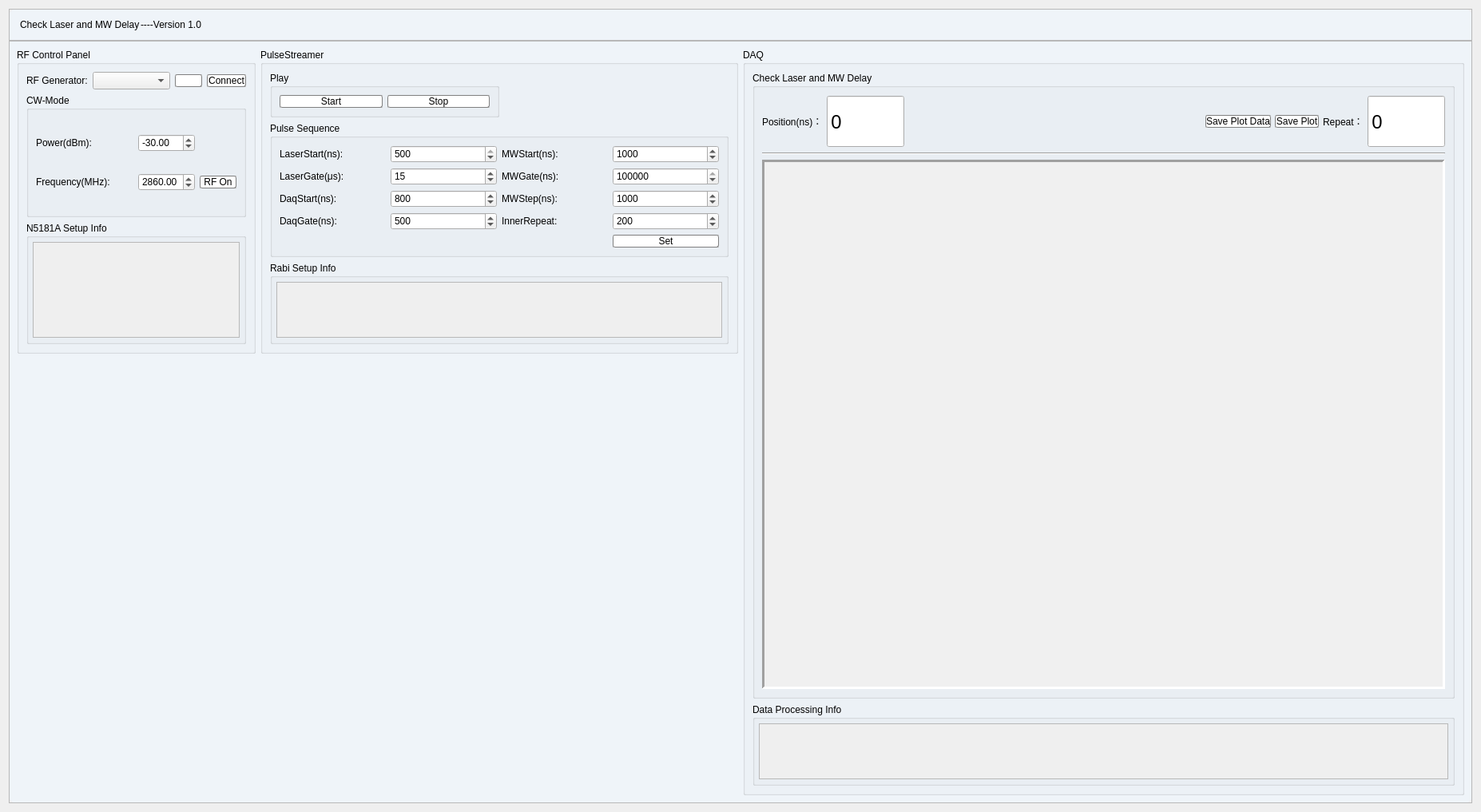
<?xml version="1.0" encoding="UTF-8"?>
<ui version="4.0">
 <class>Form</class>
 <widget class="QWidget" name="Form">
  <property name="geometry">
   <rect>
    <x>0</x>
    <y>0</y>
    <width>1854</width>
    <height>1017</height>
   </rect>
  </property>
  <property name="sizePolicy">
   <sizepolicy hsizetype="Fixed" vsizetype="Fixed">
    <horstretch>0</horstretch>
    <verstretch>0</verstretch>
   </sizepolicy>
  </property>
  <property name="windowTitle">
   <string>Form</string>
  </property>
  <property name="styleSheet">
   <string notr="true">QWidget#Form{
	border-radius:10px;
}

QWidget#mainwidget{
	background-color: rgba(239, 244, 249, 0);
	border-radius:10px;
}
QFrame#mainframe{
	background-color: rgba(239, 244, 249, 255);
	border-radius:10px;
}
QGroupBox{
	border-width: 2px;
	
	font: 25 9pt &quot;Microsoft YaHei UI Light&quot;;
}
QPushButton{
	background-color: rgb(255, 255, 255);
	border-radius: 2px;
	border: 1px groove gray;
	font: 63 9pt &quot;Nunito Sans SemiBold&quot;;
}
QTabWidget{
	font: 63 9pt &quot;Nunito Sans SemiBold&quot;;
}
QLabel{
	font: 9pt &quot;Microsoft YaHei UI&quot;;
}
QComboBox{
	
	font: 9pt &quot;Menlo for Powerline&quot;;
}
</string>
  </property>
  <layout class="QVBoxLayout" name="verticalLayout_19" stretch="0">
   <item>
    <widget class="QWidget" name="mainwidget" native="true">
     <property name="styleSheet">
      <string notr="true"/>
     </property>
     <layout class="QVBoxLayout" name="verticalLayout_5">
      <property name="spacing">
       <number>0</number>
      </property>
      <property name="leftMargin">
       <number>0</number>
      </property>
      <property name="topMargin">
       <number>0</number>
      </property>
      <property name="rightMargin">
       <number>0</number>
      </property>
      <property name="bottomMargin">
       <number>0</number>
      </property>
      <item>
       <widget class="QFrame" name="mainframe">
        <property name="styleSheet">
         <string notr="true"/>
        </property>
        <property name="frameShape">
         <enum>QFrame::StyledPanel</enum>
        </property>
        <property name="frameShadow">
         <enum>QFrame::Raised</enum>
        </property>
        <layout class="QVBoxLayout" name="verticalLayout">
         <property name="spacing">
          <number>0</number>
         </property>
         <property name="leftMargin">
          <number>0</number>
         </property>
         <property name="topMargin">
          <number>0</number>
         </property>
         <property name="rightMargin">
          <number>0</number>
         </property>
         <property name="bottomMargin">
          <number>0</number>
         </property>
         <item>
          <widget class="QFrame" name="frame">
           <property name="sizePolicy">
            <sizepolicy hsizetype="Preferred" vsizetype="Preferred">
             <horstretch>0</horstretch>
             <verstretch>1</verstretch>
            </sizepolicy>
           </property>
           <property name="minimumSize">
            <size>
             <width>0</width>
             <height>40</height>
            </size>
           </property>
           <property name="baseSize">
            <size>
             <width>0</width>
             <height>0</height>
            </size>
           </property>
           <property name="styleSheet">
            <string notr="true"/>
           </property>
           <property name="frameShape">
            <enum>QFrame::StyledPanel</enum>
           </property>
           <property name="frameShadow">
            <enum>QFrame::Raised</enum>
           </property>
           <layout class="QHBoxLayout" name="horizontalLayout_2" stretch="0,0,0,80,3,3,3">
            <property name="spacing">
             <number>1</number>
            </property>
            <property name="leftMargin">
             <number>5</number>
            </property>
            <property name="topMargin">
             <number>1</number>
            </property>
            <property name="rightMargin">
             <number>1</number>
            </property>
            <property name="bottomMargin">
             <number>1</number>
            </property>
            <item>
             <widget class="QLabel" name="label_2">
              <property name="text">
               <string/>
              </property>
              <property name="pixmap">
               <pixmap resource="resources.qrc">:/my_icons/images/icons/window_title_icon.png</pixmap>
              </property>
             </widget>
            </item>
            <item>
             <widget class="QLabel" name="label">
              <property name="sizePolicy">
               <sizepolicy hsizetype="Preferred" vsizetype="Preferred">
                <horstretch>0</horstretch>
                <verstretch>0</verstretch>
               </sizepolicy>
              </property>
              <property name="font">
               <font>
                <family>Microsoft YaHei UI</family>
                <pointsize>9</pointsize>
                <weight>50</weight>
                <italic>false</italic>
                <bold>false</bold>
               </font>
              </property>
              <property name="styleSheet">
               <string notr="true"/>
              </property>
              <property name="text">
               <string>Check Laser and MW Delay</string>
              </property>
             </widget>
            </item>
            <item>
             <widget class="QLabel" name="label_6">
              <property name="text">
               <string>----Version 1.0</string>
              </property>
             </widget>
            </item>
            <item>
             <spacer name="horizontalSpacer_2">
              <property name="orientation">
               <enum>Qt::Horizontal</enum>
              </property>
              <property name="sizeHint" stdset="0">
               <size>
                <width>40</width>
                <height>20</height>
               </size>
              </property>
             </spacer>
            </item>
            <item>
             <widget class="QPushButton" name="min_btn">
              <property name="sizePolicy">
               <sizepolicy hsizetype="Minimum" vsizetype="Fixed">
                <horstretch>0</horstretch>
                <verstretch>0</verstretch>
               </sizepolicy>
              </property>
              <property name="maximumSize">
               <size>
                <width>60</width>
                <height>30</height>
               </size>
              </property>
              <property name="styleSheet">
               <string notr="true">QPushButton {	
	border: none;
	border-radius: 2px;
	background-color: rgba(239, 244, 249, 0);
}
QPushButton:hover {
	background-color: rgba(160, 160, 160,100);
}
QPushButton:pressed {	
	background-color: transparent;
}
</string>
              </property>
              <property name="text">
               <string/>
              </property>
              <property name="icon">
               <iconset resource="resources.qrc">
                <normaloff>:/my_icons/images/icons/min.svg</normaloff>:/my_icons/images/icons/min.svg</iconset>
              </property>
             </widget>
            </item>
            <item>
             <widget class="QPushButton" name="max_btn">
              <property name="sizePolicy">
               <sizepolicy hsizetype="Minimum" vsizetype="Fixed">
                <horstretch>0</horstretch>
                <verstretch>0</verstretch>
               </sizepolicy>
              </property>
              <property name="maximumSize">
               <size>
                <width>60</width>
                <height>30</height>
               </size>
              </property>
              <property name="styleSheet">
               <string notr="true">QPushButton {	
	border: none;
	border-radius: 2px;
	background-color: rgba(239, 244, 249, 0);
}
QPushButton:hover {
	background-color: rgba(160, 160, 160,100);
}
QPushButton:pressed {	
	background-color: transparent;
}</string>
              </property>
              <property name="text">
               <string/>
              </property>
              <property name="icon">
               <iconset resource="resources.qrc">
                <normaloff>:/my_icons/images/icons/max.svg</normaloff>:/my_icons/images/icons/max.svg</iconset>
              </property>
              <property name="iconSize">
               <size>
                <width>20</width>
                <height>20</height>
               </size>
              </property>
             </widget>
            </item>
            <item>
             <widget class="QPushButton" name="close_btn">
              <property name="sizePolicy">
               <sizepolicy hsizetype="Minimum" vsizetype="Fixed">
                <horstretch>0</horstretch>
                <verstretch>0</verstretch>
               </sizepolicy>
              </property>
              <property name="maximumSize">
               <size>
                <width>60</width>
                <height>30</height>
               </size>
              </property>
              <property name="styleSheet">
               <string notr="true">QPushButton {	
	border: none;
	border-radius: 2px;
	background-color: rgba(239, 244, 249, 0);
}
QPushButton:hover {
	background-color: rgba(196, 43, 28,200);
}
QPushButton:pressed {	
	background-color: transparent;
}</string>
              </property>
              <property name="text">
               <string/>
              </property>
              <property name="icon">
               <iconset resource="resources.qrc">
                <normaloff>:/my_icons/images/icons/close_btn.svg</normaloff>:/my_icons/images/icons/close_btn.svg</iconset>
              </property>
             </widget>
            </item>
           </layout>
          </widget>
         </item>
         <item>
          <widget class="QFrame" name="frame_2">
           <property name="sizePolicy">
            <sizepolicy hsizetype="Preferred" vsizetype="Preferred">
             <horstretch>0</horstretch>
             <verstretch>100</verstretch>
            </sizepolicy>
           </property>
           <property name="styleSheet">
            <string notr="true">QPushButton:hover {
	background-color: rgba(160, 160, 160,100);
}
QPushButton:pressed {	
	background-color: transparent;
}</string>
           </property>
           <property name="frameShape">
            <enum>QFrame::StyledPanel</enum>
           </property>
           <property name="frameShadow">
            <enum>QFrame::Raised</enum>
           </property>
           <layout class="QHBoxLayout" name="horizontalLayout_3">
            <item>
             <layout class="QVBoxLayout" name="verticalLayout_2">
              <item>
               <layout class="QHBoxLayout" name="horizontalLayout_7" stretch="1,2">
                <item>
                 <widget class="QGroupBox" name="groupBox_3">
                  <property name="styleSheet">
                   <string notr="true"/>
                  </property>
                  <property name="title">
                   <string>RF Control Panel</string>
                  </property>
                  <layout class="QVBoxLayout" name="verticalLayout_4">
                   <item>
                    <layout class="QHBoxLayout" name="horizontalLayout" stretch="3,4,1,2">
                     <item>
                      <widget class="QLabel" name="label_4">
                       <property name="text">
                        <string>RF Generator:</string>
                       </property>
                      </widget>
                     </item>
                     <item>
                      <widget class="QComboBox" name="rf_cbx"/>
                     </item>
                     <item>
                      <widget class="QPushButton" name="rf_visa_rst_btn">
                       <property name="text">
                        <string/>
                       </property>
                       <property name="icon">
                        <iconset resource="resources.qrc">
                         <normaloff>:/my_icons/images/icons/restore.svg</normaloff>:/my_icons/images/icons/restore.svg</iconset>
                       </property>
                       <property name="iconSize">
                        <size>
                         <width>20</width>
                         <height>25</height>
                        </size>
                       </property>
                      </widget>
                     </item>
                     <item>
                      <widget class="QPushButton" name="rf_connect_btn">
                       <property name="styleSheet">
                        <string notr="true">QPushButton{
	font: 10pt &quot;Yu Gothic UI&quot;;	

}</string>
                       </property>
                       <property name="text">
                        <string>Connect</string>
                       </property>
                       <property name="icon">
                        <iconset resource="resources.qrc">
                         <normaloff>:/my_icons/images/icons/connect.svg</normaloff>:/my_icons/images/icons/connect.svg</iconset>
                       </property>
                       <property name="iconSize">
                        <size>
                         <width>20</width>
                         <height>25</height>
                        </size>
                       </property>
                      </widget>
                     </item>
                    </layout>
                   </item>
                   <item>
                    <widget class="QGroupBox" name="groupBox_13">
                     <property name="title">
                      <string>CW-Mode</string>
                     </property>
                     <layout class="QGridLayout" name="gridLayout_4">
                      <item row="0" column="0">
                       <widget class="QLabel" name="label_17">
                        <property name="text">
                         <string>Power(dBm):</string>
                        </property>
                       </widget>
                      </item>
                      <item row="1" column="0" colspan="2">
                       <widget class="QLabel" name="label_18">
                        <property name="text">
                         <string>Frequency(MHz):</string>
                        </property>
                       </widget>
                      </item>
                      <item row="1" column="2">
                       <widget class="QDoubleSpinBox" name="cw_freq_spbx">
                        <property name="minimum">
                         <double>100.000000000000000</double>
                        </property>
                        <property name="maximum">
                         <double>6000.000000000000000</double>
                        </property>
                        <property name="singleStep">
                         <double>0.100000000000000</double>
                        </property>
                        <property name="value">
                         <double>2860.000000000000000</double>
                        </property>
                       </widget>
                      </item>
                      <item row="1" column="3">
                       <widget class="QPushButton" name="rf_ply_stp_btn">
                        <property name="text">
                         <string>RF On</string>
                        </property>
                        <property name="icon">
                         <iconset resource="resources.qrc">
                          <normaloff>:/my_icons/images/icons/play.svg</normaloff>:/my_icons/images/icons/play.svg</iconset>
                        </property>
                        <property name="iconSize">
                         <size>
                          <width>20</width>
                          <height>25</height>
                         </size>
                        </property>
                       </widget>
                      </item>
                      <item row="0" column="2">
                       <widget class="QDoubleSpinBox" name="cw_power_spbx">
                        <property name="minimum">
                         <double>-50.000000000000000</double>
                        </property>
                        <property name="maximum">
                         <double>10.000000000000000</double>
                        </property>
                        <property name="singleStep">
                         <double>0.100000000000000</double>
                        </property>
                        <property name="value">
                         <double>-30.000000000000000</double>
                        </property>
                       </widget>
                      </item>
                     </layout>
                    </widget>
                   </item>
                   <item>
                    <widget class="QGroupBox" name="groupBox_6">
                     <property name="title">
                      <string>N5181A Setup Info</string>
                     </property>
                     <layout class="QGridLayout" name="gridLayout_2">
                      <property name="leftMargin">
                       <number>5</number>
                      </property>
                      <property name="topMargin">
                       <number>5</number>
                      </property>
                      <property name="rightMargin">
                       <number>5</number>
                      </property>
                      <property name="bottomMargin">
                       <number>5</number>
                      </property>
                      <item row="0" column="0">
                       <widget class="QScrollArea" name="rf_scroll">
                        <property name="sizePolicy">
                         <sizepolicy hsizetype="Minimum" vsizetype="Minimum">
                          <horstretch>0</horstretch>
                          <verstretch>0</verstretch>
                         </sizepolicy>
                        </property>
                        <property name="widgetResizable">
                         <bool>true</bool>
                        </property>
                        <widget class="QWidget" name="scrollAreaWidgetContents">
                         <property name="geometry">
                          <rect>
                           <x>0</x>
                           <y>0</y>
                           <width>264</width>
                           <height>78</height>
                          </rect>
                         </property>
                         <layout class="QVBoxLayout" name="verticalLayout_7">
                          <item>
                           <widget class="QLabel" name="rf_msg">
                            <property name="text">
                             <string/>
                            </property>
                           </widget>
                          </item>
                         </layout>
                        </widget>
                       </widget>
                      </item>
                     </layout>
                    </widget>
                   </item>
                  </layout>
                 </widget>
                </item>
                <item>
                 <widget class="QGroupBox" name="groupBox">
                  <property name="title">
                   <string>PulseStreamer</string>
                  </property>
                  <layout class="QVBoxLayout" name="verticalLayout_6">
                   <item>
                    <layout class="QHBoxLayout" name="horizontalLayout_5" stretch="1,1">
                     <item>
                      <widget class="QGroupBox" name="groupBox_4">
                       <property name="title">
                        <string>Play</string>
                       </property>
                       <layout class="QGridLayout" name="gridLayout_3">
                        <item row="0" column="0">
                         <widget class="QPushButton" name="rabi_start_btn">
                          <property name="styleSheet">
                           <string notr="true">QPushButton{
	font: 10pt &quot;Yu Gothic UI&quot;;	

}</string>
                          </property>
                          <property name="text">
                           <string>Start</string>
                          </property>
                          <property name="icon">
                           <iconset resource="resources.qrc">
                            <normaloff>:/my_icons/images/icons/play.svg</normaloff>:/my_icons/images/icons/play.svg</iconset>
                          </property>
                          <property name="iconSize">
                           <size>
                            <width>20</width>
                            <height>25</height>
                           </size>
                          </property>
                         </widget>
                        </item>
                        <item row="0" column="1">
                         <widget class="QPushButton" name="rabi_stop_btn">
                          <property name="styleSheet">
                           <string notr="true">QPushButton{
	font: 10pt &quot;Yu Gothic UI&quot;;	

}</string>
                          </property>
                          <property name="text">
                           <string>Stop</string>
                          </property>
                          <property name="icon">
                           <iconset resource="resources.qrc">
                            <normaloff>:/my_icons/images/icons/stop.svg</normaloff>:/my_icons/images/icons/stop.svg</iconset>
                          </property>
                          <property name="iconSize">
                           <size>
                            <width>20</width>
                            <height>25</height>
                           </size>
                          </property>
                         </widget>
                        </item>
                       </layout>
                      </widget>
                     </item>
                     <item>
                      <spacer name="horizontalSpacer_5">
                       <property name="orientation">
                        <enum>Qt::Horizontal</enum>
                       </property>
                       <property name="sizeHint" stdset="0">
                        <size>
                         <width>40</width>
                         <height>20</height>
                        </size>
                       </property>
                      </spacer>
                     </item>
                    </layout>
                   </item>
                   <item>
                    <widget class="QGroupBox" name="groupBox_10">
                     <property name="title">
                      <string>Pulse Sequence</string>
                     </property>
                     <layout class="QGridLayout" name="gridLayout_6">
                      <item row="3" column="0">
                       <widget class="QLabel" name="label_16">
                        <property name="text">
                         <string>LaserGate(μs):</string>
                        </property>
                       </widget>
                      </item>
                      <item row="3" column="2">
                       <widget class="QLabel" name="label_11">
                        <property name="text">
                         <string>MWGate(ns):</string>
                        </property>
                       </widget>
                      </item>
                      <item row="3" column="3">
                       <widget class="QSpinBox" name="mw_gate_spbx">
                        <property name="maximum">
                         <number>10000000</number>
                        </property>
                        <property name="value">
                         <number>200000</number>
                        </property>
                       </widget>
                      </item>
                      <item row="8" column="2">
                       <widget class="QLabel" name="label_20">
                        <property name="text">
                         <string>InnerRepeat:</string>
                        </property>
                       </widget>
                      </item>
                      <item row="3" column="1">
                       <widget class="QSpinBox" name="laser_gate_spbx">
                        <property name="maximum">
                         <number>1000</number>
                        </property>
                        <property name="value">
                         <number>15</number>
                        </property>
                       </widget>
                      </item>
                      <item row="8" column="3">
                       <widget class="QSpinBox" name="inner_repeat_spbx">
                        <property name="maximum">
                         <number>100000000</number>
                        </property>
                        <property name="value">
                         <number>200</number>
                        </property>
                       </widget>
                      </item>
                      <item row="1" column="1">
                       <widget class="QSpinBox" name="laser_start_spbx">
                        <property name="maximum">
                         <number>500</number>
                        </property>
                        <property name="value">
                         <number>500</number>
                        </property>
                       </widget>
                      </item>
                      <item row="9" column="3">
                       <widget class="QPushButton" name="rabi_set_btn">
                        <property name="styleSheet">
                         <string notr="true">QPushButton{
	font: 10pt &quot;Yu Gothic UI&quot;;	

}</string>
                        </property>
                        <property name="text">
                         <string>Set</string>
                        </property>
                        <property name="icon">
                         <iconset resource="resources.qrc">
                          <normaloff>:/my_icons/images/icons/download.svg</normaloff>:/my_icons/images/icons/download.svg</iconset>
                        </property>
                        <property name="iconSize">
                         <size>
                          <width>20</width>
                          <height>25</height>
                         </size>
                        </property>
                       </widget>
                      </item>
                      <item row="1" column="0">
                       <widget class="QLabel" name="label_12">
                        <property name="text">
                         <string>LaserStart(ns):</string>
                        </property>
                       </widget>
                      </item>
                      <item row="1" column="3">
                       <widget class="QSpinBox" name="mw_start_spbx">
                        <property name="maximum">
                         <number>20000</number>
                        </property>
                        <property name="value">
                         <number>1000</number>
                        </property>
                       </widget>
                      </item>
                      <item row="1" column="2">
                       <widget class="QLabel" name="label_19">
                        <property name="text">
                         <string>MWStart(ns):</string>
                        </property>
                       </widget>
                      </item>
                      <item row="7" column="2">
                       <widget class="QLabel" name="label_15">
                        <property name="text">
                         <string>MWStep(ns):</string>
                        </property>
                       </widget>
                      </item>
                      <item row="7" column="3">
                       <widget class="QSpinBox" name="mw_step_spbx">
                        <property name="maximum">
                         <number>100000000</number>
                        </property>
                        <property name="value">
                         <number>1000</number>
                        </property>
                       </widget>
                      </item>
                      <item row="8" column="1">
                       <widget class="QSpinBox" name="daq_gate_spbx">
                        <property name="maximum">
                         <number>5000</number>
                        </property>
                        <property name="value">
                         <number>500</number>
                        </property>
                       </widget>
                      </item>
                      <item row="8" column="0">
                       <widget class="QLabel" name="label_14">
                        <property name="text">
                         <string>DaqGate(ns):</string>
                        </property>
                       </widget>
                      </item>
                      <item row="7" column="0">
                       <widget class="QLabel" name="label_7">
                        <property name="text">
                         <string>DaqStart(ns):</string>
                        </property>
                       </widget>
                      </item>
                      <item row="7" column="1">
                       <widget class="QSpinBox" name="daq_start_spbx">
                        <property name="maximum">
                         <number>1000000</number>
                        </property>
                        <property name="value">
                         <number>800</number>
                        </property>
                       </widget>
                      </item>
                     </layout>
                    </widget>
                   </item>
                   <item>
                    <widget class="QGroupBox" name="groupBox_8">
                     <property name="title">
                      <string>Rabi Setup Info</string>
                     </property>
                     <layout class="QGridLayout" name="gridLayout_5">
                      <property name="leftMargin">
                       <number>5</number>
                      </property>
                      <property name="topMargin">
                       <number>5</number>
                      </property>
                      <property name="rightMargin">
                       <number>5</number>
                      </property>
                      <property name="bottomMargin">
                       <number>5</number>
                      </property>
                      <item row="0" column="0">
                       <widget class="QScrollArea" name="pulse_streamer_scroll">
                        <property name="sizePolicy">
                         <sizepolicy hsizetype="Minimum" vsizetype="Minimum">
                          <horstretch>0</horstretch>
                          <verstretch>0</verstretch>
                         </sizepolicy>
                        </property>
                        <property name="widgetResizable">
                         <bool>true</bool>
                        </property>
                        <widget class="QWidget" name="scrollAreaWidgetContents_2">
                         <property name="geometry">
                          <rect>
                           <x>0</x>
                           <y>0</y>
                           <width>563</width>
                           <height>69</height>
                          </rect>
                         </property>
                         <layout class="QVBoxLayout" name="verticalLayout_10">
                          <item>
                           <widget class="QLabel" name="pulse_streamer_msg">
                            <property name="text">
                             <string/>
                            </property>
                           </widget>
                          </item>
                         </layout>
                        </widget>
                       </widget>
                      </item>
                     </layout>
                    </widget>
                   </item>
                  </layout>
                 </widget>
                </item>
               </layout>
              </item>
              <item>
               <spacer name="verticalSpacer">
                <property name="orientation">
                 <enum>Qt::Vertical</enum>
                </property>
                <property name="sizeHint" stdset="0">
                 <size>
                  <width>20</width>
                  <height>40</height>
                 </size>
                </property>
               </spacer>
              </item>
             </layout>
            </item>
            <item>
             <widget class="QGroupBox" name="groupBox_9">
              <property name="title">
               <string>DAQ</string>
              </property>
              <layout class="QVBoxLayout" name="verticalLayout_9">
               <item>
                <widget class="QGroupBox" name="groupBox_7">
                 <property name="title">
                  <string>Check Laser and MW Delay</string>
                 </property>
                 <layout class="QVBoxLayout" name="verticalLayout_3" stretch="1,0,10">
                  <item>
                   <layout class="QHBoxLayout" name="horizontalLayout_10" stretch="1,2,8,1,1,1,2">
                    <property name="spacing">
                     <number>5</number>
                    </property>
                    <item>
                     <widget class="QLabel" name="label_3">
                      <property name="text">
                       <string>Position(ns)：</string>
                      </property>
                     </widget>
                    </item>
                    <item>
                     <widget class="QSpinBox" name="data_position_spbx">
                      <property name="sizePolicy">
                       <sizepolicy hsizetype="Minimum" vsizetype="Expanding">
                        <horstretch>0</horstretch>
                        <verstretch>0</verstretch>
                       </sizepolicy>
                      </property>
                      <property name="font">
                       <font>
                        <family>Adobe Arabic</family>
                        <pointsize>18</pointsize>
                       </font>
                      </property>
                      <property name="readOnly">
                       <bool>true</bool>
                      </property>
                      <property name="buttonSymbols">
                       <enum>QAbstractSpinBox::NoButtons</enum>
                      </property>
                      <property name="maximum">
                       <number>1000000</number>
                      </property>
                     </widget>
                    </item>
                    <item>
                     <spacer name="horizontalSpacer_4">
                      <property name="orientation">
                       <enum>Qt::Horizontal</enum>
                      </property>
                      <property name="sizeHint" stdset="0">
                       <size>
                        <width>40</width>
                        <height>20</height>
                       </size>
                      </property>
                     </spacer>
                    </item>
                    <item>
                     <widget class="QPushButton" name="save_plot_data_btn">
                      <property name="text">
                       <string>Save Plot Data</string>
                      </property>
                      <property name="icon">
                       <iconset resource="resources.qrc">
                        <normaloff>:/my_icons/images/icons/save.svg</normaloff>:/my_icons/images/icons/save.svg</iconset>
                      </property>
                      <property name="iconSize">
                       <size>
                        <width>20</width>
                        <height>25</height>
                       </size>
                      </property>
                     </widget>
                    </item>
                    <item>
                     <widget class="QPushButton" name="save_plot_btn">
                      <property name="text">
                       <string>Save Plot</string>
                      </property>
                      <property name="icon">
                       <iconset resource="resources.qrc">
                        <normaloff>:/my_icons/images/icons/picture.svg</normaloff>:/my_icons/images/icons/picture.svg</iconset>
                      </property>
                      <property name="iconSize">
                       <size>
                        <width>20</width>
                        <height>25</height>
                       </size>
                      </property>
                     </widget>
                    </item>
                    <item>
                     <widget class="QLabel" name="label_5">
                      <property name="text">
                       <string>Repeat：</string>
                      </property>
                     </widget>
                    </item>
                    <item>
                     <widget class="QSpinBox" name="repeat_spbx">
                      <property name="sizePolicy">
                       <sizepolicy hsizetype="Minimum" vsizetype="Expanding">
                        <horstretch>0</horstretch>
                        <verstretch>0</verstretch>
                       </sizepolicy>
                      </property>
                      <property name="font">
                       <font>
                        <family>Adobe Arabic</family>
                        <pointsize>18</pointsize>
                       </font>
                      </property>
                      <property name="readOnly">
                       <bool>true</bool>
                      </property>
                      <property name="buttonSymbols">
                       <enum>QAbstractSpinBox::NoButtons</enum>
                      </property>
                      <property name="maximum">
                       <number>1000000</number>
                      </property>
                     </widget>
                    </item>
                   </layout>
                  </item>
                  <item>
                   <widget class="Line" name="line">
                    <property name="orientation">
                     <enum>Qt::Horizontal</enum>
                    </property>
                   </widget>
                  </item>
                  <item>
                   <widget class="QFrame" name="rabi_graph_frame">
                    <property name="styleSheet">
                     <string notr="true">background-color: rgb(240, 240, 240);</string>
                    </property>
                    <property name="frameShape">
                     <enum>QFrame::Panel</enum>
                    </property>
                    <property name="frameShadow">
                     <enum>QFrame::Sunken</enum>
                    </property>
                    <property name="lineWidth">
                     <number>3</number>
                    </property>
                    <property name="midLineWidth">
                     <number>3</number>
                    </property>
                   </widget>
                  </item>
                 </layout>
                </widget>
               </item>
               <item>
                <widget class="QGroupBox" name="groupBox_11">
                 <property name="title">
                  <string>Data Processing Info</string>
                 </property>
                 <layout class="QGridLayout" name="gridLayout_7">
                  <property name="leftMargin">
                   <number>5</number>
                  </property>
                  <property name="topMargin">
                   <number>5</number>
                  </property>
                  <property name="rightMargin">
                   <number>5</number>
                  </property>
                  <property name="bottomMargin">
                   <number>5</number>
                  </property>
                  <item row="0" column="0">
                   <widget class="QScrollArea" name="data_processing_scroll">
                    <property name="sizePolicy">
                     <sizepolicy hsizetype="Minimum" vsizetype="Minimum">
                      <horstretch>0</horstretch>
                      <verstretch>0</verstretch>
                     </sizepolicy>
                    </property>
                    <property name="widgetResizable">
                     <bool>true</bool>
                    </property>
                    <widget class="QWidget" name="scrollAreaWidgetContents_3">
                     <property name="geometry">
                      <rect>
                       <x>0</x>
                       <y>0</y>
                       <width>871</width>
                       <height>69</height>
                      </rect>
                     </property>
                     <layout class="QVBoxLayout" name="verticalLayout_24">
                      <item>
                       <widget class="QLabel" name="data_processing_msg">
                        <property name="text">
                         <string/>
                        </property>
                       </widget>
                      </item>
                     </layout>
                    </widget>
                   </widget>
                  </item>
                 </layout>
                </widget>
               </item>
              </layout>
             </widget>
            </item>
           </layout>
          </widget>
         </item>
        </layout>
       </widget>
      </item>
     </layout>
    </widget>
   </item>
  </layout>
 </widget>
 <resources>
  <include location="resources.qrc"/>
  <include location="resources.qrc"/>
  <include location="resources.qrc"/>
  <include location="resources.qrc"/>
  <include location="resources.qrc"/>
 </resources>
 <connections/>
</ui>
